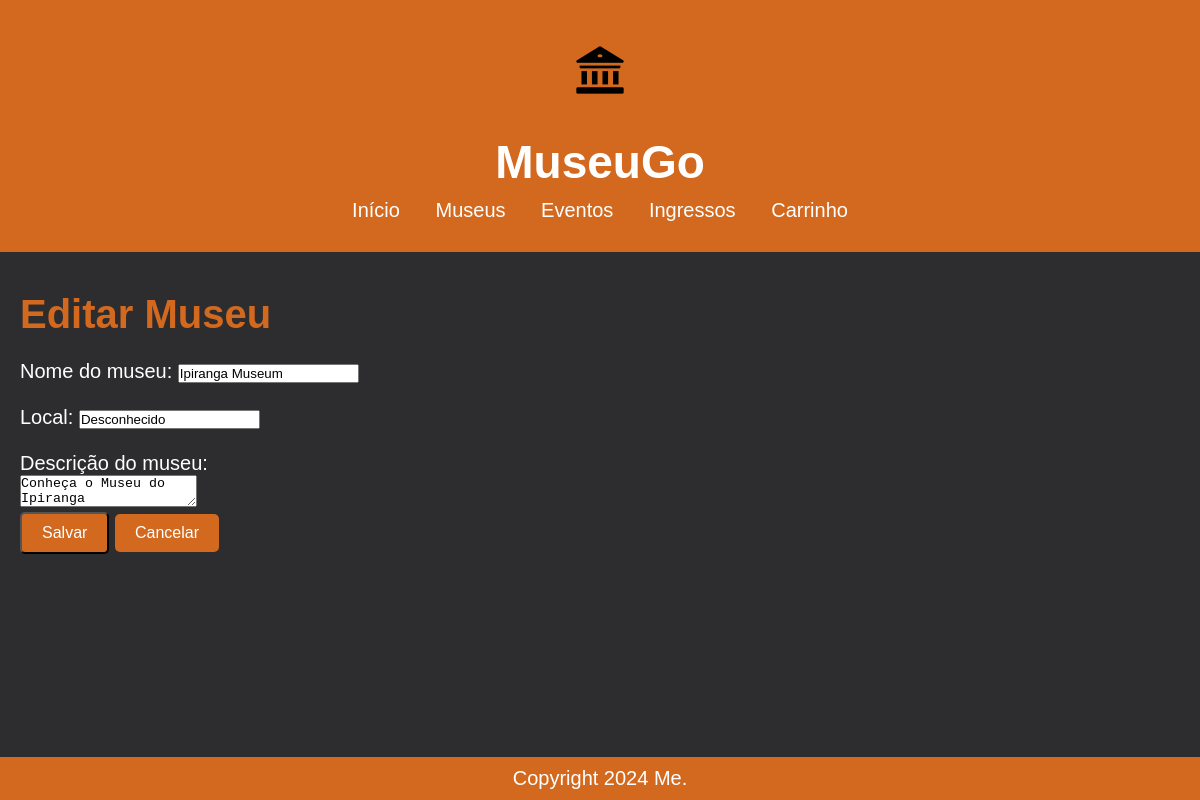
/posts/1/edit/, run on the app's committed database.
### post/models.py (models this page shows, shortened)
class Post(models.Model):
    title = models.CharField(max_length=200)
    content = models.TextField()
    created_date = models.DateTimeField(default=now)
    categories = models.ManyToManyField(Category, related_name='posts')
    location = models.TextField()
    image_url = models.CharField(max_length=255, blank=True, null=True)

### post/views.py (the view)
# urls.py: path('<int:pk>/edit/', PostUpdateView.as_view(), name='post_edit'),
class PostUpdateView(UpdateView):
    model = Post
    form_class = PostForm
    template_name = 'post/post_edit.html'
    success_url = reverse_lazy('post_list')

### post/forms.py
class PostForm(forms.ModelForm):
    class Meta:
        model = Post
        fields = ['title', 'content', 'location']

### post/templates/post/post_edit.html (shortened to what this page needs)
{% extends 'base.html' %}
{% block content %}
  <h1>Editar Museu</h1>
  <br>
  <form method="post">
    <label for="title">Nome do museu:</label>
    <input type="text" name="title" id="title" value="{{ post.title }}" required><br><br>
    <label for="title">Local:</label>
    <input type="text" name="location" id="location" value="{{ post.location }}" required><br><br>
    <label for="content">Descrição do museu:</label><br>
    <textarea name="content" id="content" required>{{ post.content }}</textarea><br>
    <button type="submit" class="btn">Salvar</button>
    <a href="{% url 'post_detail' post.pk %}" class="btn">Cancelar</a>
  </form>
{% endblock %}

### static/staticpages/style.css (style rules this page uses)
* { margin: 0; padding: 0; box-sizing: border-box; }
:root { font-size: 20px; }
body { font-family: Arial, sans-serif; display: flex; flex-direction: column; min-height: 100vh; color: white; background-color: #2D2D30; justify-content: flex-start; text-align: left; }
h1, h2, h3, h4 { color: #D2691E; }
.btn { display: inline-block; padding: 10px 20px; background-color: #D2691E; color: #fff; text-decoration: none; border-radius: 5px; font-size: 16px; transition: background-color 0.3s ease; }

### data on the page
Post: title "Ipiranga Museum", location "Desconhecido", content "Conheça o Museu do Ipiranga"
